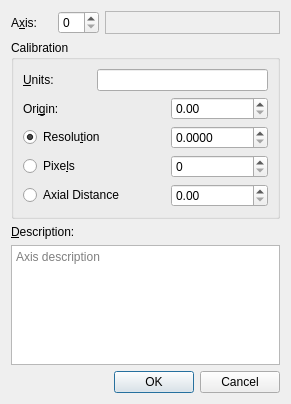
<?xml version="1.0" encoding="UTF-8"?>
<ui version="4.0">
 <class>AxesCalibrationDialog</class>
 <widget class="QDialog" name="AxesCalibrationDialog">
  <property name="windowModality">
   <enum>Qt::WindowModal</enum>
  </property>
  <property name="geometry">
   <rect>
    <x>0</x>
    <y>0</y>
    <width>291</width>
    <height>404</height>
   </rect>
  </property>
  <property name="windowTitle">
   <string>Axes Calibration</string>
  </property>
  <property name="modal">
   <bool>true</bool>
  </property>
  <layout class="QGridLayout" name="gridLayout_2">
   <item row="0" column="0">
    <layout class="QHBoxLayout" name="horizontalLayout_2">
     <item>
      <widget class="QLabel" name="label">
       <property name="sizePolicy">
        <sizepolicy hsizetype="Minimum" vsizetype="Minimum">
         <horstretch>0</horstretch>
         <verstretch>0</verstretch>
        </sizepolicy>
       </property>
       <property name="text">
        <string>A&amp;xis:</string>
       </property>
       <property name="buddy">
        <cstring>axisIndexSpinBox</cstring>
       </property>
      </widget>
     </item>
     <item>
      <widget class="QSpinBox" name="axisIndexSpinBox">
       <property name="toolTip">
        <string>Select axis index</string>
       </property>
      </widget>
     </item>
    </layout>
   </item>
   <item row="0" column="1">
    <widget class="QLabel" name="axisInfoLabel">
     <property name="sizePolicy">
      <sizepolicy hsizetype="Expanding" vsizetype="Preferred">
       <horstretch>2</horstretch>
       <verstretch>0</verstretch>
      </sizepolicy>
     </property>
     <property name="toolTip">
      <string>Axis length (samples)</string>
     </property>
     <property name="frameShape">
      <enum>QFrame::StyledPanel</enum>
     </property>
     <property name="frameShadow">
      <enum>QFrame::Plain</enum>
     </property>
     <property name="midLineWidth">
      <number>1</number>
     </property>
     <property name="text">
      <string/>
     </property>
     <property name="scaledContents">
      <bool>true</bool>
     </property>
     <property name="wordWrap">
      <bool>true</bool>
     </property>
     <property name="textInteractionFlags">
      <set>Qt::TextSelectableByKeyboard|Qt::TextSelectableByMouse</set>
     </property>
    </widget>
   </item>
   <item row="1" column="0" colspan="2">
    <widget class="QGroupBox" name="calibrationGroupBox">
     <property name="sizePolicy">
      <sizepolicy hsizetype="Expanding" vsizetype="Preferred">
       <horstretch>1</horstretch>
       <verstretch>0</verstretch>
      </sizepolicy>
     </property>
     <property name="toolTip">
      <string>Calibrate axis</string>
     </property>
     <property name="title">
      <string>Calibration</string>
     </property>
     <layout class="QGridLayout" name="gridLayout">
      <item row="0" column="0">
       <widget class="QLabel" name="label_5">
        <property name="text">
         <string>&amp;Units:</string>
        </property>
        <property name="buddy">
         <cstring>unitsLineEdit</cstring>
        </property>
       </widget>
      </item>
      <item row="0" column="1" colspan="2">
       <widget class="QLineEdit" name="unitsLineEdit">
        <property name="sizePolicy">
         <sizepolicy hsizetype="MinimumExpanding" vsizetype="Fixed">
          <horstretch>0</horstretch>
          <verstretch>0</verstretch>
         </sizepolicy>
        </property>
        <property name="toolTip">
         <string>Units of measurement</string>
        </property>
       </widget>
      </item>
      <item row="1" column="0">
       <widget class="QLabel" name="label_2">
        <property name="text">
         <string>Ori&amp;gin:</string>
        </property>
        <property name="buddy">
         <cstring>originSpinBox</cstring>
        </property>
       </widget>
      </item>
      <item row="1" column="2">
       <widget class="QDoubleSpinBox" name="originSpinBox">
        <property name="toolTip">
         <string>Axis origin (in calibrated units)</string>
        </property>
        <property name="maximum">
         <double>1000000.000000000000000</double>
        </property>
       </widget>
      </item>
      <item row="2" column="0" colspan="2">
       <widget class="QRadioButton" name="resolutionRadioButton">
        <property name="toolTip">
         <string>Select to calculate resolution</string>
        </property>
        <property name="text">
         <string>Resolu&amp;tion</string>
        </property>
        <property name="checked">
         <bool>true</bool>
        </property>
       </widget>
      </item>
      <item row="2" column="2">
       <widget class="QDoubleSpinBox" name="resolutionSpinBox">
        <property name="enabled">
         <bool>true</bool>
        </property>
        <property name="toolTip">
         <string>Axis resolution (size of one pixel in calibrated units)</string>
        </property>
        <property name="readOnly">
         <bool>false</bool>
        </property>
        <property name="decimals">
         <number>4</number>
        </property>
        <property name="maximum">
         <double>1000000.000000000000000</double>
        </property>
       </widget>
      </item>
      <item row="3" column="0" colspan="2">
       <widget class="QRadioButton" name="pixelsDistanceRadioButton">
        <property name="toolTip">
         <string>Select to calculate distance in pixels</string>
        </property>
        <property name="text">
         <string>Pixe&amp;ls</string>
        </property>
       </widget>
      </item>
      <item row="3" column="2">
       <widget class="QSpinBox" name="pixelsDistanceSpinBox">
        <property name="toolTip">
         <string>Distance in pixels</string>
        </property>
        <property name="maximum">
         <number>1000000000</number>
        </property>
       </widget>
      </item>
      <item row="4" column="0" colspan="2">
       <widget class="QRadioButton" name="calibratedDistanceRadioButton">
        <property name="toolTip">
         <string>Select to calculate calibrated distance</string>
        </property>
        <property name="text">
         <string>Axial Distance</string>
        </property>
       </widget>
      </item>
      <item row="4" column="2">
       <widget class="QDoubleSpinBox" name="calibratedDistanceSpinBox">
        <property name="toolTip">
         <string>Distance in calibrated units</string>
        </property>
        <property name="maximum">
         <double>1000000.000000000000000</double>
        </property>
       </widget>
      </item>
     </layout>
    </widget>
   </item>
   <item row="2" column="0">
    <widget class="QLabel" name="label_4">
     <property name="text">
      <string>&amp;Description:</string>
     </property>
     <property name="buddy">
      <cstring>axisDescriptionEdit</cstring>
     </property>
    </widget>
   </item>
   <item row="3" column="0" colspan="2">
    <widget class="QPlainTextEdit" name="axisDescriptionEdit">
     <property name="sizePolicy">
      <sizepolicy hsizetype="Expanding" vsizetype="Preferred">
       <horstretch>0</horstretch>
       <verstretch>1</verstretch>
      </sizepolicy>
     </property>
     <property name="toolTip">
      <string>Axis description</string>
     </property>
     <property name="placeholderText">
      <string>Axis description</string>
     </property>
    </widget>
   </item>
   <item row="4" column="0" colspan="2">
    <widget class="QDialogButtonBox" name="buttonBox">
     <property name="orientation">
      <enum>Qt::Horizontal</enum>
     </property>
     <property name="standardButtons">
      <set>QDialogButtonBox::Cancel|QDialogButtonBox::Ok</set>
     </property>
    </widget>
   </item>
  </layout>
 </widget>
 <resources/>
 <connections>
  <connection>
   <sender>buttonBox</sender>
   <signal>accepted()</signal>
   <receiver>AxesCalibrationDialog</receiver>
   <slot>accept()</slot>
   <hints>
    <hint type="sourcelabel">
     <x>248</x>
     <y>254</y>
    </hint>
    <hint type="destinationlabel">
     <x>157</x>
     <y>274</y>
    </hint>
   </hints>
  </connection>
  <connection>
   <sender>buttonBox</sender>
   <signal>rejected()</signal>
   <receiver>AxesCalibrationDialog</receiver>
   <slot>reject()</slot>
   <hints>
    <hint type="sourcelabel">
     <x>316</x>
     <y>260</y>
    </hint>
    <hint type="destinationlabel">
     <x>286</x>
     <y>274</y>
    </hint>
   </hints>
  </connection>
 </connections>
</ui>
